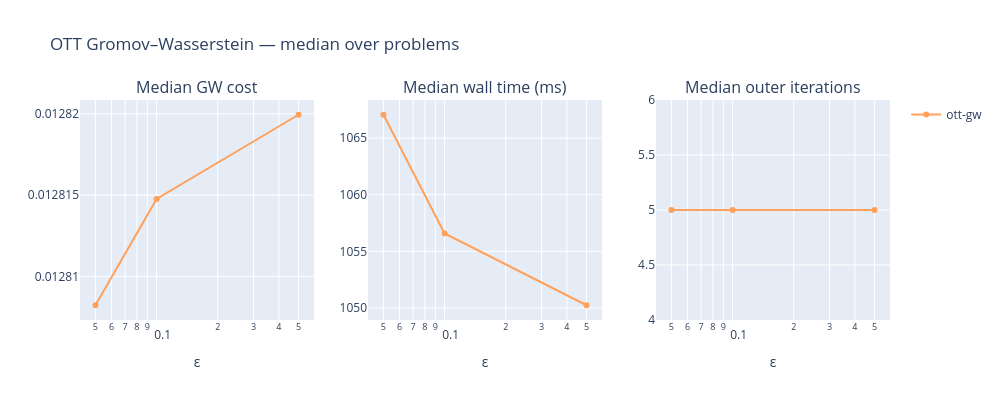

The notebook cell saved with this chart:
### Code cell
gw_ok_plot = gw_ok.copy()
for col in ['cost', 'time', 'iterations', 'error']:
    if col in gw_ok_plot.columns:
        gw_ok_plot[col] = gw_ok_plot[col].apply(lambda v: float(v) if v is not None else float('nan'))
gw_ok_plot['epsilon'] = gw_ok_plot['epsilon'].astype(float)
gw_grouped = gw_ok_plot.groupby('epsilon')[['cost', 'time', 'iterations']].median().reset_index().sort_values('epsilon')

fig_gw = make_subplots(rows=1, cols=3, subplot_titles=['Median GW cost', 'Median wall time (ms)', 'Median outer iterations'])
gw_color = solver_color('ott-gw')
kw = dict(x=gw_grouped['epsilon'], mode='lines+markers', name='ott-gw',
          line_color=gw_color, marker_color=gw_color)
fig_gw.add_trace(go.Scatter(**kw, y=gw_grouped['cost']), row=1, col=1)
fig_gw.add_trace(go.Scatter(**kw, y=gw_grouped['time'], showlegend=False), row=1, col=2)
fig_gw.add_trace(go.Scatter(**kw, y=gw_grouped['iterations'], showlegend=False), row=1, col=3)
fig_gw.update_xaxes(type='log', title_text='ε')
fig_gw.update_layout(height=400, width=1000, title='OTT Gromov–Wasserstein — median over problems')
fig_gw.show()

### Figure 1 — Plotly figure (JSON) as saved in the notebook; plotly's stock layout.template omitted (floating-point values rounded to 4 significant figures)
{"data": [{"line": {"color": "#FFA15A"}, "marker": {"color": "#FFA15A"}, "mode": "lines+markers", "name": "ott-gw", "type": "scatter", "x": [0.05, 0.1, 0.5], "xaxis": "x", "y": [0.01281, 0.01281, 0.01282], "yaxis": "y"}, {"line": {"color": "#FFA15A"}, "marker": {"color": "#FFA15A"}, "mode": "lines+markers", "name": "ott-gw", "showlegend": false, "type": "scatter", "x": [0.05, 0.1, 0.5], "xaxis": "x2", "y": [1067.0, 1057.0, 1050.0], "yaxis": "y2"}, {"line": {"color": "#FFA15A"}, "marker": {"color": "#FFA15A"}, "mode": "lines+markers", "name": "ott-gw", "showlegend": false, "type": "scatter", "x": [0.05, 0.1, 0.5], "xaxis": "x3", "y": [5.0, 5.0, 5.0], "yaxis": "y3"}], "layout": {"annotations": [{"font": {"size": 16}, "showarrow": false, "text": "Median GW cost", "x": 0.1444, "xanchor": "center", "xref": "paper", "y": 1, "yanchor": "bottom", "yref": "paper"}, {"font": {"size": 16}, "showarrow": false, "text": "Median wall time (ms)", "x": 0.5, "xanchor": "center", "xref": "paper", "y": 1, "yanchor": "bottom", "yref": "paper"}, {"font": {"size": 16}, "showarrow": false, "text": "Median outer iterations", "x": 0.8556, "xanchor": "center", "xref": "paper", "y": 1, "yanchor": "bottom", "yref": "paper"}], "height": 400, "title": {"text": "OTT Gromov–Wasserstein — median over problems"}, "width": 1000, "xaxis": {"anchor": "y", "domain": [0, 0.2889], "title": {"text": "ε"}, "type": "log"}, "xaxis2": {"anchor": "y2", "domain": [0.3556, 0.6444], "title": {"text": "ε"}, "type": "log"}, "xaxis3": {"anchor": "y3", "domain": [0.7111, 1], "title": {"text": "ε"}, "type": "log"}, "yaxis": {"anchor": "x", "domain": [0, 1]}, "yaxis2": {"anchor": "x2", "domain": [0, 1]}, "yaxis3": {"anchor": "x3", "domain": [0, 1]}}}
